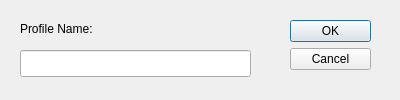
<?xml version="1.0" encoding="UTF-8"?>
<ui version="4.0">
 <class>profileDialog</class>
 <widget class="QDialog" name="profileDialog">
  <property name="geometry">
   <rect>
    <x>0</x>
    <y>0</y>
    <width>400</width>
    <height>100</height>
   </rect>
  </property>
  <property name="cursor">
   <cursorShape>ArrowCursor</cursorShape>
  </property>
  <property name="windowTitle">
   <string>New Profile</string>
  </property>
  <widget class="QDialogButtonBox" name="buttonBox">
   <property name="geometry">
    <rect>
     <x>290</x>
     <y>20</y>
     <width>81</width>
     <height>241</height>
    </rect>
   </property>
   <property name="orientation">
    <enum>Qt::Vertical</enum>
   </property>
   <property name="standardButtons">
    <set>QDialogButtonBox::Cancel|QDialogButtonBox::Ok</set>
   </property>
  </widget>
  <widget class="QLineEdit" name="lineEdit">
   <property name="geometry">
    <rect>
     <x>20</x>
     <y>50</y>
     <width>231</width>
     <height>27</height>
    </rect>
   </property>
  </widget>
  <widget class="QLabel" name="label">
   <property name="geometry">
    <rect>
     <x>20</x>
     <y>20</y>
     <width>111</width>
     <height>17</height>
    </rect>
   </property>
   <property name="text">
    <string>Profile Name:</string>
   </property>
  </widget>
 </widget>
 <resources/>
 <connections>
  <connection>
   <sender>buttonBox</sender>
   <signal>accepted()</signal>
   <receiver>profileDialog</receiver>
   <slot>accept()</slot>
   <hints>
    <hint type="sourcelabel">
     <x>248</x>
     <y>254</y>
    </hint>
    <hint type="destinationlabel">
     <x>157</x>
     <y>274</y>
    </hint>
   </hints>
  </connection>
  <connection>
   <sender>buttonBox</sender>
   <signal>rejected()</signal>
   <receiver>profileDialog</receiver>
   <slot>reject()</slot>
   <hints>
    <hint type="sourcelabel">
     <x>316</x>
     <y>260</y>
    </hint>
    <hint type="destinationlabel">
     <x>286</x>
     <y>274</y>
    </hint>
   </hints>
  </connection>
 </connections>
</ui>
